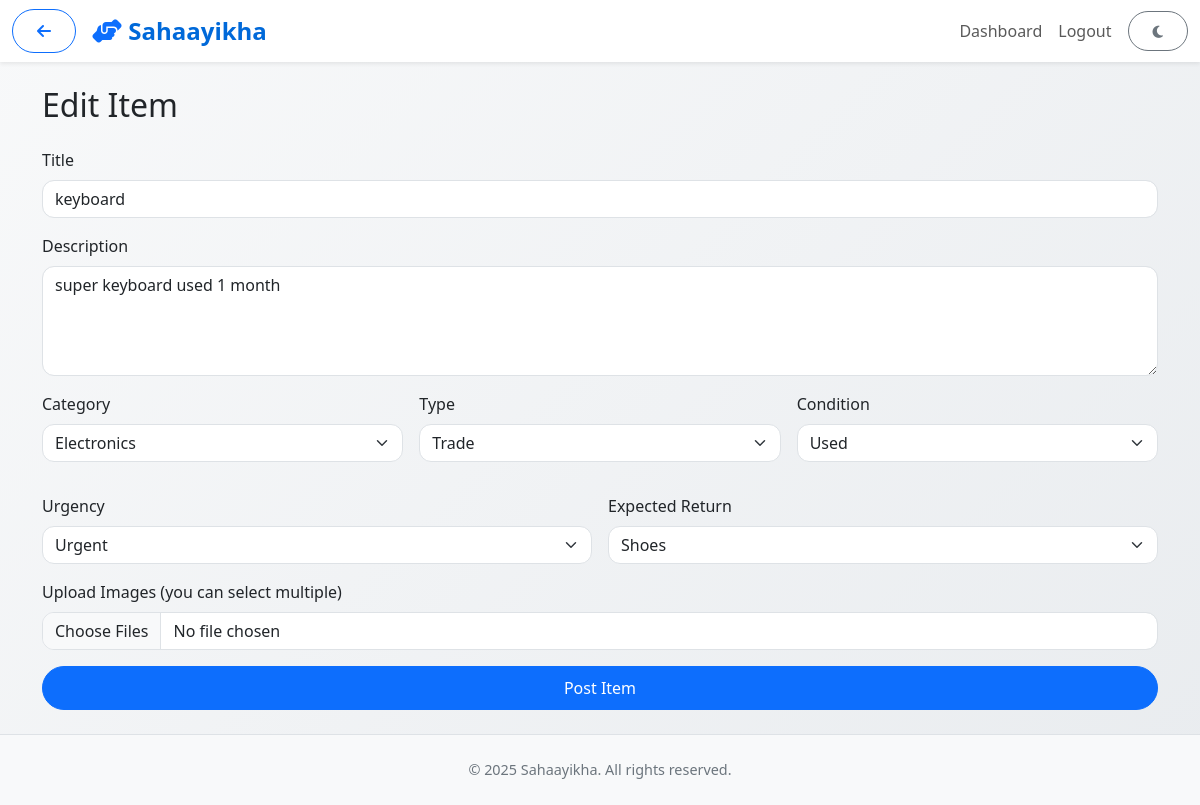
/item/4/edit (signed in), run on an earlier commit of the app's database.
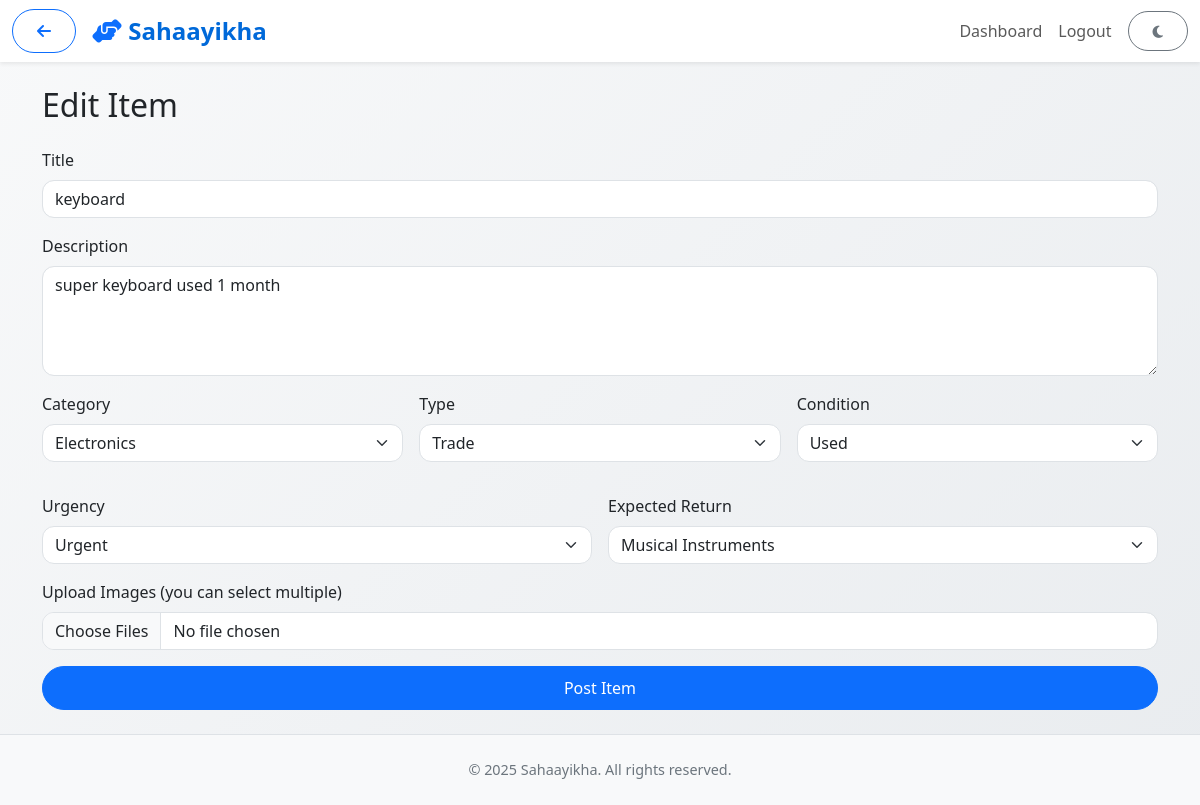
And on a later commit of the database.
### app/models.py (models this page shows)
class Item(db.Model):
    __tablename__ = "items"
    item_id = db.Column(db.Integer, primary_key=True)
    user_id = db.Column(db.Integer, db.ForeignKey("users.user_id"), nullable=False)
    title = db.Column(db.String(255), nullable=False)
    description = db.Column(db.Text)
    category = db.Column(db.String(255))
    type = db.Column(db.String(50))  # Trade / Share / Disaster
    condition = db.Column(db.String(50))  # New / Used / Old
    urgency_level = db.Column(db.String(50))  # Urgent / Flexible
    expected_return = db.Column(db.String(255))
    location = db.Column(db.String(255))
    status = db.Column(db.String(50), default="Active")  # Active / Traded / Verified / Expired
    created_at = db.Column(db.DateTime, default=datetime.utcnow)
    expires_at = db.Column(db.DateTime, nullable=True)
    histories = db.relationship("ItemHistory", backref="item", lazy="dynamic")
    chat_sessions = db.relationship("ChatSession", backref="item", lazy="dynamic")
    disaster_donations = db.relationship("DisasterDonation", backref="item", lazy="dynamic")
    bookmarks = db.relationship("Bookmark", backref="item", lazy="dynamic")
    reports = db.relationship("Report", backref="item", lazy="dynamic")
    verification_logs = db.relationship("OrganizationVerificationLog", backref="item", lazy="dynamic")
    images = db.relationship("ItemImage", backref="item", lazy="dynamic")

### app/routes.py (the view, shortened to what this page needs)
@main.route("/item/<int:item_id>/edit", methods=["GET", "POST"])
@login_required
def edit_item(item_id):
    item = Item.query.get_or_404(item_id)
    if item.user_id != getattr(current_user, "user_id", None):
        abort(403)
    form = ItemForm(obj=item)
    return render_template("items/edit_item.html", form=form, item=item)

### app/forms.py
class ItemForm(FlaskForm):
    title = StringField('Title', validators=[DataRequired(), Length(max=255)])
    description = TextAreaField('Description', validators=[Optional()])
    category = SelectField('Category', choices=CATEGORIES, validators=[DataRequired()])
    type = SelectField('Type', choices=[
        ('Trade', 'Trade'),
        ('Share', 'Share'),
        ('Disaster', 'Disaster')
    ], validators=[DataRequired()])
    condition = SelectField('Condition', choices=[
        ('New', 'New'),
        ('Used', 'Used'),
        ('Old', 'Old')
    ], validators=[Optional()])
    urgency_level = SelectField('Urgency', choices=[
        ('Urgent', 'Urgent'),
        ('Flexible', 'Flexible')
    ], validators=[Optional()])
    expected_return = SelectField('Expected Return', choices=EXPECTED_RETURN_CHOICES, validators=[Optional()])
    images = MultipleFileField('Upload Images (you can select multiple)', validators=[Optional(), FileAllowed(['jpg', 'png', 'jpeg'])])
    submit = SubmitField('Post Item')

### app/templates/items/edit_item.html (shortened to what this page needs)
{% extends "base.html" %}
{% block content %}
<div class="container py-4">
  <h2 class="mb-4">Edit Item</h2>
  <form method="POST" enctype="multipart/form-data">
    <div class="mb-3">
      {{ form.title.label(class="form-label") }}
      {{ form.title(class="form-control", value=item.title) }}
    </div>
    <div class="mb-3">
      {{ form.description.label(class="form-label") }}
      {{ form.description(class="form-control", rows="4") }}
    </div>
    <div class="row g-3">
      <div class="col-md-4">
        {{ form.category.label(class="form-label") }}
        {{ form.category(class="form-select") }}
      </div>
      <div class="col-md-4">
        {{ form.type.label(class="form-label") }}
        {{ form.type(class="form-select") }}
      </div>
      <div class="col-md-4">
        {{ form.condition.label(class="form-label") }}
        {{ form.condition(class="form-select") }}
      </div>
    </div>
    <div class="row g-3 mt-3">
      <div class="col-md-6">
        {{ form.urgency_level.label(class="form-label") }}
        {{ form.urgency_level(class="form-select") }}
      </div>
      <div class="col-md-6">
        {{ form.expected_return.label(class="form-label") }}
        {% if form.type.data == 'Trade' %}
          {{ form.expected_return(class="form-select") }}
        {% else %}
          {{ form.expected_return(class="form-control") }}
        {% endif %}
      </div>
    </div>
    <div class="mb-3 mt-3">
      {{ form.images.label(class="form-label") }}
      {{ form.images(class="form-control", multiple=True) }}
    </div>
    <div class="d-grid mt-3">
      {{ form.submit(class="btn btn-primary") }}
    </div>
  </form>
</div>
{% endblock %}

What changed in the data, as far as the page shows it:
changed Item "keyboard": expected_return "Shoes" → "Musical Instruments"
